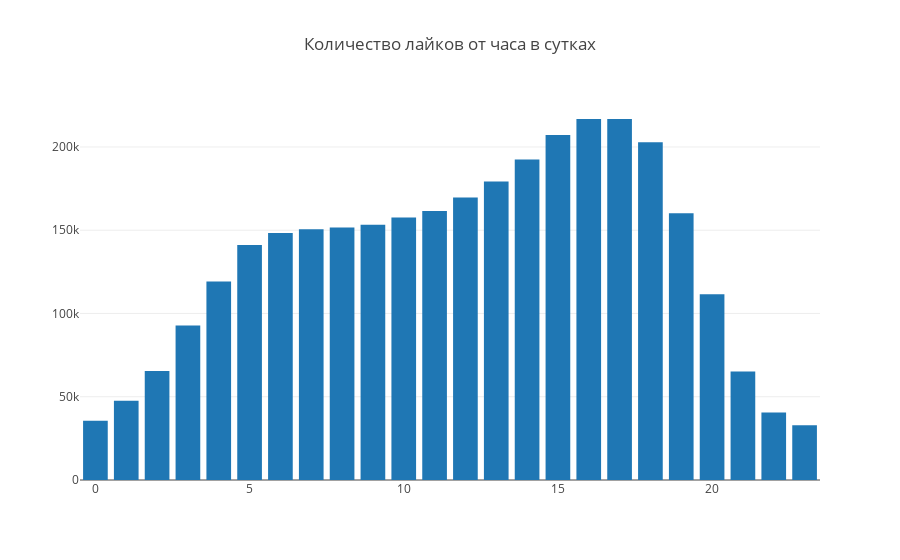

Here is the notebook cell this chart was saved with:
### Code cell
val trace_hist = Bar(matrix(::,0), matrix(::,1))
trace_hist.plot(title ="Количество лайков от часа в сутках")

### Figure 1 — Plotly figure (JSON) as saved in the notebook; plotly's stock layout.template omitted (floating-point values rounded to 4 significant figures)
{"data": [{"type": "bar", "x": [8, 0, 7, 18, 1, 4, 23, 11, 21, 14, 22, 19, 3, 2, 17, 10, 13, 6, 20, 15, 5, 9, 16, 12], "y": [151691, 35654, 150529, 202852, 47631, 119202, 32854, 161601, 65216, 192460, 40591, 160212, 92829, 65415, 216800, 157624, 179310, 148278, 111482, 207219, 141120, 153337, 216801, 169721]}], "layout": {"title": "Количество лайков от часа в сутках"}}
